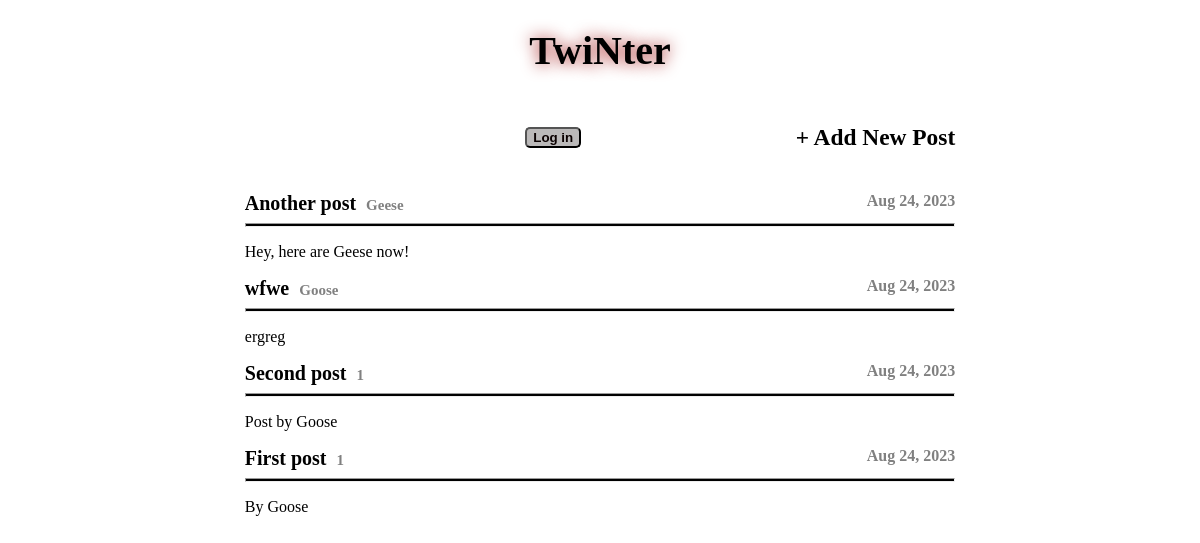
The app's page /blog, older data.
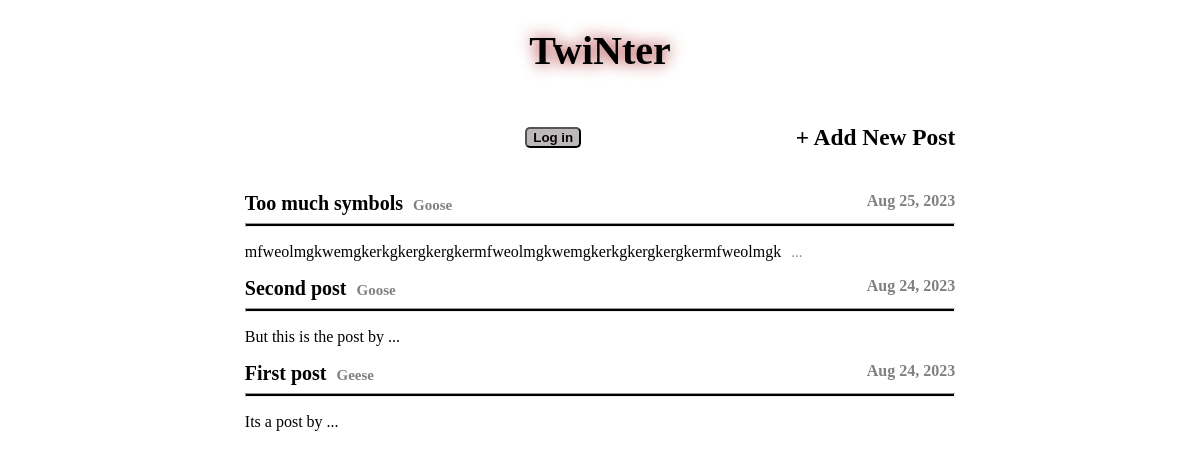
The same page, newer data.
### index.py (models this page shows)
class Post(db.Model):
    id = db.Column(db.Integer, primary_key = True)
    subject = db.Column(db.String(100), unique = True)
    content = db.Column(db.Text, unique = True)
    user_id = db.Column(db.Integer, unique = False)
    created = db.Column(db.DateTime, default = datetime.utcnow)

### index.py (the view, shortened to what this page needs)
@app.route("/blog")
def main_page():
    t = jinja_env.get_template("blog.html")
    posts = Post.query.order_by(Post.created.desc()).all()
    post_id = []
    if len(posts) > 10:
        posts = posts[0:10]
    logging = "Log in"
    return t.render(posts=posts, logging=logging)

### templates/blog.html (shortened to what this page needs)
<!DOCTYPE html>
<html lang="en">
<head>
</head>
<body>
    <a href="/blog"><h1>TwiNter</h1>
    <div class="userAndPost">
        <h4>{{ name_of_the_user }} <a href="/logout"><input type="submit" value="{{ logging }}" style="background-color: rgb(187, 185, 185); color: rgb(11, 1, 1);border-radius: 5px; cursor: pointer; font-weight: 600; margin-left: 5px; position: absolute;"></a></h4>
        <a href="/blog/newpost"><h3>+ Add New Post</h3></a>
    </div>
    <br>
    {% for post in posts %}
        <div class="post">
            {% if post.subject|length < 17 %}
                <div class="subjectAndDate"><a href="{{'/blog/' ~ post.id }}">{{ post.subject }}<t>{{ post.user_id }}</t></a>
                    <div class="date">{{ post.created.date().strftime("%b %d, %Y") }}</div>
                </div>
            {% else %}
                <div class="subjectAndDate"><a href="{{'/blog/' ~ post.id }}">{{ post.subject[0:17] + "..."}}<t>{{ post.user_id }}</t></a>
                    <div class="date">{{ post.created.date().strftime("%b %d, %Y") }}</div>
                </div>
            {% endif %}
            <hr>
            {% if post.content|length < 68 %}
                <p style="white-space: pre-wrap; word-wrap: break-word;">{{ post.content }}</p>
            {% else %}
                <p style="white-space: pre-wrap; word-wrap: break-word;">{{ post.content[0:67] }}<t>...</t></p>
            {% endif %}
        </div>
    {% endfor %}
</body>
</html>

### templates/blog.html (style rules this page uses)
h1 { display: flex; justify-content: center; text-shadow: 0px 0px 16px #a11717; }
.userAndPost { display: flex; justify-content: space-between; margin-inline: 20%; font-size: 20px; }
a { color: black; text-decoration: none; font-size: 20px; }
.subjectAndDate { display: flex; justify-content: space-between; font-weight: bold; }
hr { height: 2px; background-color: black; }
.post { margin-inline: 20%; }
.date { text-align: right; color: grey; }
t { color: grey; font-size: 15px; margin-left: 10px; }
p { font-family: cursive; }

Row changes from the older to the newer data that the page shows:
removed Post: subject "Another post", user_id "Geese", created "Aug 24, 2023", content "Hey, here are Geese now!"
removed Post: subject "wfwe", user_id "Goose", created "Aug 24, 2023", content "ergreg"
added Post: subject "Too much symbols", user_id "Goose", created "Aug 25, 2023", content "mfweolmgkwemgkerkgkergkergkermfweolmgkwemgkerkgkergkergkermfweolmgk"
changed Post "Second post": user_id "1" → "Goose"; content "Post by Goose" → "But this is the post by ..."
changed Post "First post": user_id "1" → "Geese"; content "By Goose" → "Its a post by ..."
